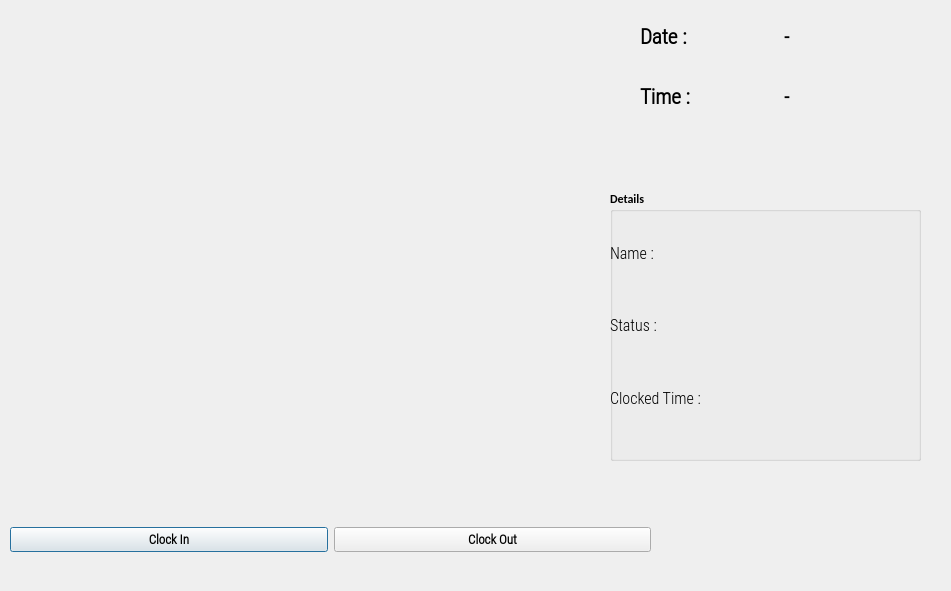
<?xml version="1.0" encoding="UTF-8"?>
<ui version="4.0">
 <class>OutputDialog</class>
 <widget class="QDialog" name="OutputDialog">
  <property name="geometry">
   <rect>
    <x>0</x>
    <y>0</y>
    <width>951</width>
    <height>591</height>
   </rect>
  </property>
  <property name="minimumSize">
   <size>
    <width>0</width>
    <height>0</height>
   </size>
  </property>
  <property name="maximumSize">
   <size>
    <width>1280</width>
    <height>720</height>
   </size>
  </property>
  <property name="font">
   <font>
    <family>Calibri</family>
    <weight>75</weight>
    <bold>true</bold>
   </font>
  </property>
  <property name="windowTitle">
   <string>Face Recognition Attendance App</string>
  </property>
  <property name="windowIcon">
   <iconset>
    <normaloff>:/icon/icon.png</normaloff>:/icon/icon.png</iconset>
  </property>
  <widget class="QLabel" name="imgLabel">
   <property name="geometry">
    <rect>
     <x>10</x>
     <y>10</y>
     <width>581</width>
     <height>471</height>
    </rect>
   </property>
   <property name="minimumSize">
    <size>
     <width>4</width>
     <height>0</height>
    </size>
   </property>
   <property name="maximumSize">
    <size>
     <width>640</width>
     <height>480</height>
    </size>
   </property>
   <property name="text">
    <string/>
   </property>
  </widget>
  <widget class="QWidget" name="horizontalLayoutWidget">
   <property name="geometry">
    <rect>
     <x>10</x>
     <y>500</y>
     <width>641</width>
     <height>80</height>
    </rect>
   </property>
   <layout class="QHBoxLayout" name="horizontalLayout">
    <item>
     <widget class="QPushButton" name="ClockInButton">
      <property name="font">
       <font>
        <family>Roboto Condensed Light</family>
        <pointsize>10</pointsize>
        <weight>75</weight>
        <bold>true</bold>
       </font>
      </property>
      <property name="text">
       <string>Clock In</string>
      </property>
      <property name="checkable">
       <bool>true</bool>
      </property>
     </widget>
    </item>
    <item>
     <widget class="QPushButton" name="ClockOutButton">
      <property name="font">
       <font>
        <family>Roboto Condensed Light</family>
        <pointsize>10</pointsize>
        <weight>75</weight>
        <bold>true</bold>
       </font>
      </property>
      <property name="text">
       <string>Clock Out</string>
      </property>
      <property name="checkable">
       <bool>true</bool>
      </property>
     </widget>
    </item>
   </layout>
  </widget>
  <widget class="QWidget" name="gridLayoutWidget">
   <property name="geometry">
    <rect>
     <x>640</x>
     <y>10</y>
     <width>281</width>
     <height>113</height>
    </rect>
   </property>
   <layout class="QGridLayout" name="gridLayout_2">
    <item row="0" column="1">
     <widget class="QLabel" name="Date_Label">
      <property name="font">
       <font>
        <family>Roboto Condensed Light</family>
        <pointsize>15</pointsize>
        <weight>75</weight>
        <bold>true</bold>
       </font>
      </property>
      <property name="text">
       <string>-</string>
      </property>
     </widget>
    </item>
    <item row="1" column="0">
     <widget class="QLabel" name="label_2">
      <property name="font">
       <font>
        <family>Roboto Condensed Light</family>
        <pointsize>16</pointsize>
        <weight>75</weight>
        <bold>true</bold>
       </font>
      </property>
      <property name="text">
       <string>Time :</string>
      </property>
     </widget>
    </item>
    <item row="1" column="1">
     <widget class="QLabel" name="Time_Label">
      <property name="font">
       <font>
        <family>Roboto Condensed Light</family>
        <pointsize>15</pointsize>
        <weight>75</weight>
        <bold>true</bold>
       </font>
      </property>
      <property name="text">
       <string>-</string>
      </property>
     </widget>
    </item>
    <item row="0" column="0">
     <widget class="QLabel" name="label">
      <property name="font">
       <font>
        <family>Roboto Condensed Light</family>
        <pointsize>16</pointsize>
        <weight>75</weight>
        <bold>true</bold>
       </font>
      </property>
      <property name="text">
       <string>Date :</string>
      </property>
     </widget>
    </item>
   </layout>
  </widget>
  <widget class="QGroupBox" name="groupBox">
   <property name="geometry">
    <rect>
     <x>610</x>
     <y>190</y>
     <width>311</width>
     <height>271</height>
    </rect>
   </property>
   <property name="title">
    <string>Details</string>
   </property>
   <widget class="QWidget" name="verticalLayoutWidget">
    <property name="geometry">
     <rect>
      <x>0</x>
      <y>30</y>
      <width>127</width>
      <height>211</height>
     </rect>
    </property>
    <layout class="QVBoxLayout" name="verticalLayout">
     <item>
      <widget class="QLabel" name="label_3">
       <property name="font">
        <font>
         <family>Roboto Condensed Light</family>
         <pointsize>12</pointsize>
         <weight>50</weight>
         <bold>false</bold>
        </font>
       </property>
       <property name="text">
        <string>Name : </string>
       </property>
      </widget>
     </item>
     <item>
      <widget class="QLabel" name="label_4">
       <property name="font">
        <font>
         <family>Roboto Condensed Light</family>
         <pointsize>12</pointsize>
         <weight>50</weight>
         <bold>false</bold>
        </font>
       </property>
       <property name="text">
        <string>Status :</string>
       </property>
      </widget>
     </item>
     <item>
      <widget class="QLabel" name="label_5">
       <property name="font">
        <font>
         <family>Roboto Condensed Light</family>
         <pointsize>12</pointsize>
         <weight>50</weight>
         <bold>false</bold>
        </font>
       </property>
       <property name="text">
        <string>Clocked Time : </string>
       </property>
      </widget>
     </item>
    </layout>
   </widget>
   <widget class="QWidget" name="verticalLayoutWidget_2">
    <property name="geometry">
     <rect>
      <x>120</x>
      <y>30</y>
      <width>131</width>
      <height>211</height>
     </rect>
    </property>
    <layout class="QVBoxLayout" name="verticalLayout_2">
     <item>
      <widget class="QLabel" name="NameLabel">
       <property name="font">
        <font>
         <family>Roboto Condensed Light</family>
         <pointsize>12</pointsize>
         <weight>50</weight>
         <bold>false</bold>
        </font>
       </property>
       <property name="text">
        <string/>
       </property>
      </widget>
     </item>
     <item>
      <widget class="QLabel" name="StatusLabel">
       <property name="font">
        <font>
         <family>Roboto Condensed Light</family>
         <pointsize>12</pointsize>
         <weight>50</weight>
         <bold>false</bold>
        </font>
       </property>
       <property name="text">
        <string/>
       </property>
      </widget>
     </item>
     <item>
      <layout class="QHBoxLayout" name="horizontalLayout_2">
       <item>
        <widget class="QLabel" name="HoursLabel">
         <property name="font">
          <font>
           <family>Roboto Condensed Light</family>
           <pointsize>12</pointsize>
           <weight>50</weight>
           <bold>false</bold>
          </font>
         </property>
         <property name="text">
          <string/>
         </property>
        </widget>
       </item>
       <item>
        <widget class="QLabel" name="MinLabel">
         <property name="font">
          <font>
           <family>Roboto Condensed Light</family>
           <pointsize>12</pointsize>
           <weight>50</weight>
           <bold>false</bold>
          </font>
         </property>
         <property name="text">
          <string/>
         </property>
        </widget>
       </item>
      </layout>
     </item>
    </layout>
   </widget>
  </widget>
 </widget>
 <resources>
  <include location="resource.qrc"/>
 </resources>
 <connections/>
</ui>
